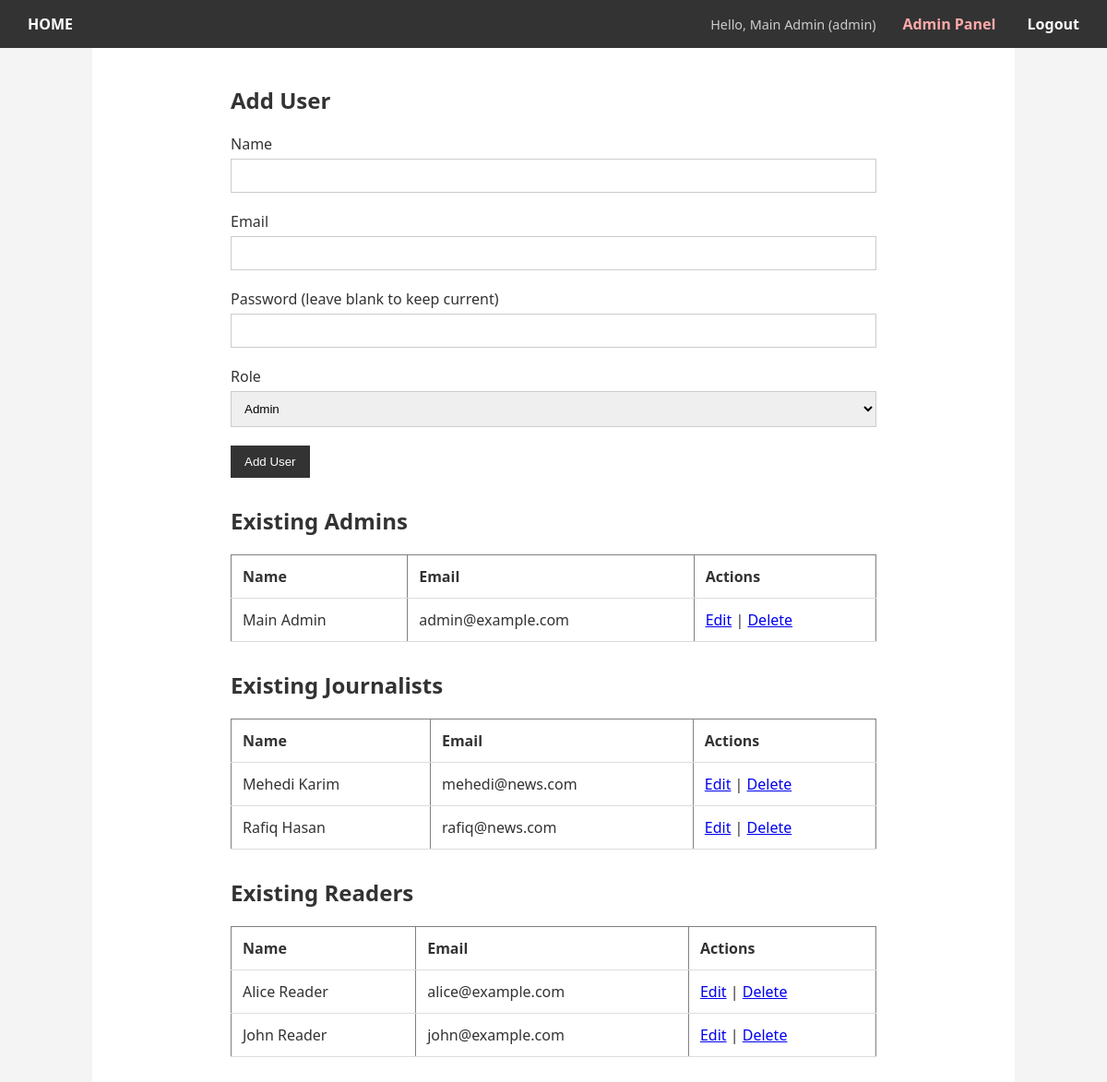
The page /manage_users.php (signed in) on the database its author committed.
### tables this page shows
CREATE TABLE Journalists (
    journalist_id INT AUTO_INCREMENT PRIMARY KEY,
    journalist_name VARCHAR(150) NOT NULL,
    email VARCHAR(200) UNIQUE NOT NULL,
    password_hash VARCHAR(255) NOT NULL,
    bio TEXT
);

CREATE TABLE Readers (
    reader_id INT AUTO_INCREMENT PRIMARY KEY,
    reader_name VARCHAR(150) NOT NULL,
    email VARCHAR(200) UNIQUE NOT NULL,
    password_hash VARCHAR(255) NOT NULL
);

### manage_users.php (the view, shortened to what this page needs)
<?php
require 'includes/db.php';
require 'includes/header.php';
$edit_user = null;
$admins = $pdo->query("SELECT admin_id, admin_name, email FROM Admin ORDER BY admin_name ASC")->fetchAll();
$journalists = $pdo->query("SELECT journalist_id, journalist_name, email FROM Journalists ORDER BY journalist_name ASC")->fetchAll();
$readers = $pdo->query("SELECT reader_id, reader_name, email FROM Readers ORDER BY reader_name ASC")->fetchAll();
?>
<div style="max-width:700px; margin:auto;">
<h2><?php echo $edit_user ? "Edit User" : "Add User"; ?></h2>
<form method="POST" style="margin-bottom:30px;">
    <label>Name</label>
    <input type="text" name="name" value="<?php echo $edit_user ? htmlspecialchars($edit_user['admin_name'] ?? $edit_user['journalist_name'] ?? $edit_user['reader_name']) : ''; ?>" required>
    <label>Email</label>
    <input type="email" name="email" value="<?php echo $edit_user ? htmlspecialchars($edit_user['email']) : ''; ?>" required>
    <label>Password (leave blank to keep current)</label>
    <input type="password" name="password">
    <?php if(!$edit_user): ?>
        <label>Role</label>
        <select name="role" required>
            <option value="admin">Admin</option>
        </select>
    <?php endif; ?>
    <button type="submit" name="<?php echo $edit_user ? 'edit_user' : 'add_user'; ?>">
        <?php echo $edit_user ? 'Update User' : 'Add User'; ?>
    </button>
</form>
<h2>Existing Admins</h2>
<?php if ($admins) { ?>
<table border="1" cellpadding="5" cellspacing="0" style="width:100%; margin-bottom:30px;">
    <tr><th>Name</th><th>Email</th><th>Actions</th></tr>
    <?php foreach($admins as $a) { ?>
        <tr>
            <td><?php echo htmlspecialchars($a['admin_name']); ?></td>
            <td><?php echo htmlspecialchars($a['email']); ?></td>
            <td>
                <a href="?edit=<?php echo $a['admin_id']; ?>&role=admin">Edit</a> |
                <a href="?delete=<?php echo $a['admin_id']; ?>&role=admin" onclick="return confirm('Delete this admin?')">Delete</a>
            </td>
        </tr>
    <?php } ?>
</table>
<?php } else { echo "<p>No admins found.</p>"; } ?>
<h2>Existing Journalists</h2>
<?php if ($journalists) { ?>
<table border="1" cellpadding="5" cellspacing="0" style="width:100%; margin-bottom:30px;">
    <tr><th>Name</th><th>Email</th><th>Actions</th></tr>
    <?php foreach($journalists as $j) { ?>
        <tr>
            <td><?php echo htmlspecialchars($j['journalist_name']); ?></td>
            <td><?php echo htmlspecialchars($j['email']); ?></td>
            <td>
                <a href="?edit=<?php echo $j['journalist_id']; ?>&role=journalist">Edit</a> |
                <a href="?delete=<?php echo $j['journalist_id']; ?>&role=journalist" onclick="return confirm('Delete this journalist?')">Delete</a>
            </td>
        </tr>
    <?php } ?>
</table>
<?php } else { echo "<p>No journalists found.</p>"; } ?>
<h2>Existing Readers</h2>
<?php if ($readers) { ?>
<table border="1" cellpadding="5" cellspacing="0" style="width:100%; margin-bottom:30px;">
    <tr><th>Name</th><th>Email</th><th>Actions</th></tr>
    <?php foreach($readers as $r) { ?>
        <tr>
            <td><?php echo htmlspecialchars($r['reader_name']); ?></td>
            <td><?php echo htmlspecialchars($r['email']); ?></td>
            <td>
                <a href="?edit=<?php echo $r['reader_id']; ?>&role=reader">Edit</a> |
                <a href="?delete=<?php echo $r['reader_id']; ?>&role=reader" onclick="return confirm('Delete this reader?')">Delete</a>
            </td>
        </tr>
    <?php } ?>
</table>
<?php } else { echo "<p>No readers found.</p>"; } ?>
</div>
</body>
</html>

### css/style.css (style rules this page uses)
body { font-family: 'Segoe UI', Tahoma, Geneva, Verdana, sans-serif; margin: 0; background-color: #f4f4f4; color: #333; }
input, select, textarea { width: 100%; padding: 10px; margin: 5px 0 20px 0; border: 1px solid #ccc; box-sizing: border-box; }
button { background-color: #333; color: white; padding: 10px 15px; border: none; cursor: pointer; }
table { width: 100%; border-collapse: collapse; margin-top: 20px; }
th, td { padding: 12px; border-bottom: 1px solid #ddd; text-align: left; }

### rows shown on the page
journalists: journalist_name "Mehedi Karim", email "mehedi@news.com"
journalists: journalist_name "Rafiq Hasan", email "rafiq@news.com"
readers: reader_name "Alice Reader", email "alice@example.com"
readers: reader_name "John Reader", email "john@example.com"

### other values the page prints
$_SESSION['user_name'] "Main Admin"
$_SESSION['role'] "admin"
$a['admin_name'] "Main Admin"
$a['email'] "admin@example.com"
